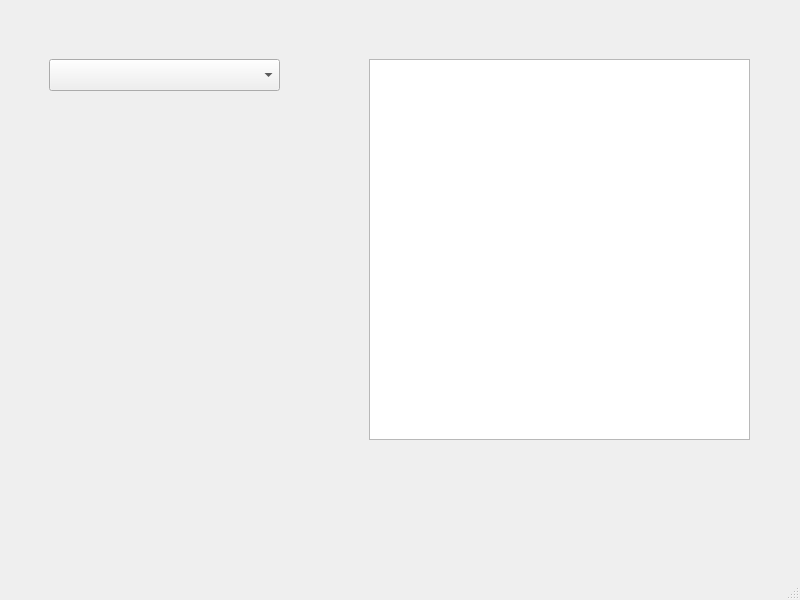
<?xml version="1.0" encoding="UTF-8"?>
<ui version="4.0">
 <class>MainWindow</class>
 <widget class="QMainWindow" name="MainWindow">
  <property name="geometry">
   <rect>
    <x>0</x>
    <y>0</y>
    <width>800</width>
    <height>600</height>
   </rect>
  </property>
  <property name="windowTitle">
   <string>MainWindow</string>
  </property>
  <widget class="QWidget" name="centralwidget">
   <layout class="QGridLayout" name="gridLayout">
    <item row="0" column="0">
     <widget class="QStackedWidget" name="stackedWidget">
      <property name="currentIndex">
       <number>3</number>
      </property>
      <widget class="QWidget" name="Login">
       <widget class="QGroupBox" name="groupBox">
        <property name="geometry">
         <rect>
          <x>220</x>
          <y>250</y>
          <width>351</width>
          <height>261</height>
         </rect>
        </property>
        <property name="title">
         <string>Log in</string>
        </property>
        <widget class="QWidget" name="layoutWidget">
         <property name="geometry">
          <rect>
           <x>130</x>
           <y>90</y>
           <width>191</width>
           <height>111</height>
          </rect>
         </property>
         <layout class="QVBoxLayout" name="verticalLayout">
          <item>
           <widget class="QLineEdit" name="username"/>
          </item>
          <item>
           <widget class="QLineEdit" name="password">
            <property name="echoMode">
             <enum>QLineEdit::Password</enum>
            </property>
           </widget>
          </item>
         </layout>
        </widget>
        <widget class="QWidget" name="layoutWidget">
         <property name="geometry">
          <rect>
           <x>30</x>
           <y>100</y>
           <width>64</width>
           <height>91</height>
          </rect>
         </property>
         <layout class="QVBoxLayout" name="verticalLayout_2">
          <item>
           <widget class="QLabel" name="usernamelabel">
            <property name="text">
             <string>Username</string>
            </property>
           </widget>
          </item>
          <item>
           <widget class="QLabel" name="passwordlabel">
            <property name="text">
             <string>Password</string>
            </property>
           </widget>
          </item>
         </layout>
        </widget>
        <widget class="QWidget" name="layoutWidget">
         <property name="geometry">
          <rect>
           <x>70</x>
           <y>220</y>
           <width>251</width>
           <height>32</height>
          </rect>
         </property>
         <layout class="QHBoxLayout" name="horizontalLayout">
          <item>
           <widget class="QPushButton" name="clearbutton">
            <property name="text">
             <string>Clear</string>
            </property>
           </widget>
          </item>
          <item>
           <widget class="QPushButton" name="loginbutton">
            <property name="text">
             <string>Login</string>
            </property>
           </widget>
          </item>
         </layout>
        </widget>
       </widget>
       <widget class="QLabel" name="logo">
        <property name="geometry">
         <rect>
          <x>250</x>
          <y>10</y>
          <width>341</width>
          <height>231</height>
         </rect>
        </property>
        <property name="text">
         <string/>
        </property>
       </widget>
      </widget>
      <widget class="QWidget" name="AdminPage">
       <widget class="QPushButton" name="displaycollege">
        <property name="geometry">
         <rect>
          <x>240</x>
          <y>80</y>
          <width>311</width>
          <height>32</height>
         </rect>
        </property>
        <property name="text">
         <string>Colleges Section</string>
        </property>
       </widget>
       <widget class="QPushButton" name="displaysouvenirs">
        <property name="geometry">
         <rect>
          <x>240</x>
          <y>220</y>
          <width>311</width>
          <height>32</height>
         </rect>
        </property>
        <property name="text">
         <string>Souvenirs Section</string>
        </property>
       </widget>
       <widget class="QPushButton" name="logout">
        <property name="geometry">
         <rect>
          <x>240</x>
          <y>430</y>
          <width>301</width>
          <height>32</height>
         </rect>
        </property>
        <property name="text">
         <string>Logout</string>
        </property>
       </widget>
      </widget>
      <widget class="QWidget" name="viewcollegedistance">
       <widget class="QTableView" name="collegedisplay">
        <property name="geometry">
         <rect>
          <x>90</x>
          <y>61</y>
          <width>551</width>
          <height>261</height>
         </rect>
        </property>
       </widget>
       <widget class="QPushButton" name="viewdistance">
        <property name="geometry">
         <rect>
          <x>100</x>
          <y>350</y>
          <width>221</width>
          <height>32</height>
         </rect>
        </property>
        <property name="text">
         <string>View Distance from Saddleback</string>
        </property>
       </widget>
       <widget class="QPushButton" name="backcollegedisplay">
        <property name="geometry">
         <rect>
          <x>230</x>
          <y>450</y>
          <width>291</width>
          <height>32</height>
         </rect>
        </property>
        <property name="text">
         <string>Back</string>
        </property>
       </widget>
      </widget>
      <widget class="QWidget" name="Souvenirs">
       <widget class="QComboBox" name="comboBox">
        <property name="geometry">
         <rect>
          <x>40</x>
          <y>50</y>
          <width>231</width>
          <height>32</height>
         </rect>
        </property>
       </widget>
       <widget class="QTableView" name="tableView">
        <property name="geometry">
         <rect>
          <x>360</x>
          <y>50</y>
          <width>381</width>
          <height>381</height>
         </rect>
        </property>
       </widget>
      </widget>
     </widget>
    </item>
   </layout>
  </widget>
  <widget class="QMenuBar" name="menubar">
   <property name="geometry">
    <rect>
     <x>0</x>
     <y>0</y>
     <width>800</width>
     <height>22</height>
    </rect>
   </property>
  </widget>
  <widget class="QStatusBar" name="statusbar"/>
 </widget>
 <resources/>
 <connections/>
</ui>
